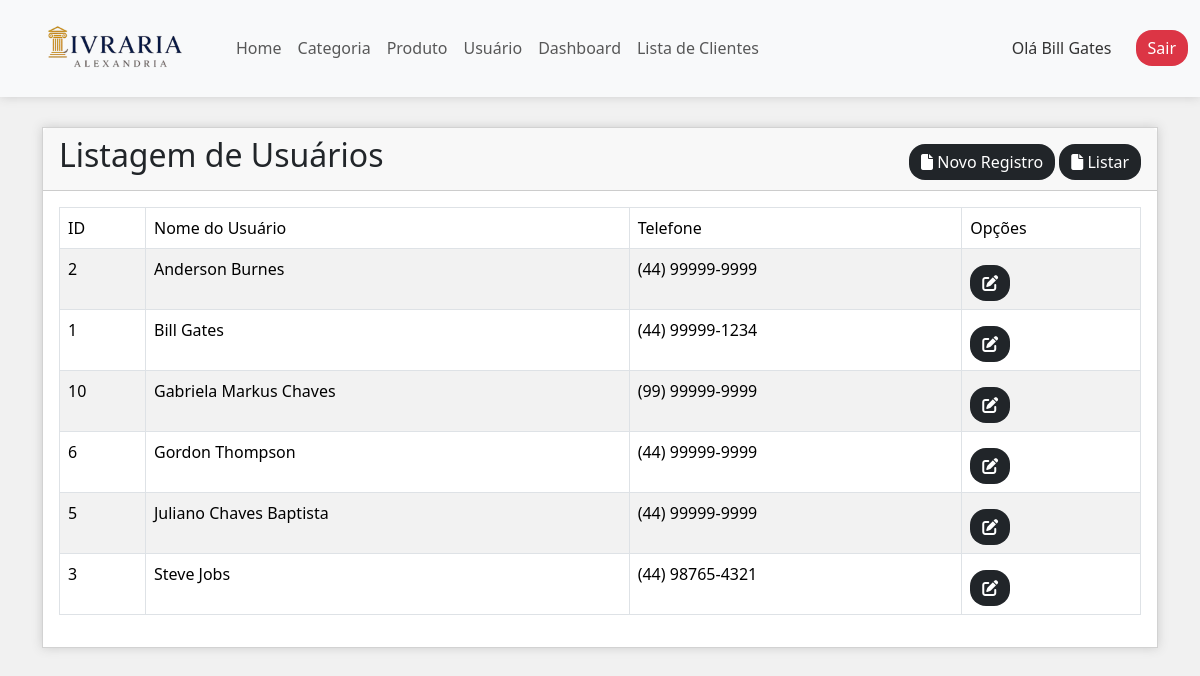
Screenshot of /public/usuario/listar (signed in) with the database file from the repository.
### tables this page shows
CREATE TABLE `usuario` (
  `id` int(11) NOT NULL,
  `nome` varchar(100) NOT NULL,
  `email` varchar(100) NOT NULL,
  `senha` varchar(200) NOT NULL,
  `telefone` varchar(25) NOT NULL,
  `ativo` enum('S','N') NOT NULL
);

### controllers/UsuarioController.php (called while the page is built, shortened)
<?php
    require "../models/Usuario.php";
    class UsuarioController {
        public function __construct()
        {
            $db = new Conexao();
            $pdo = $db->conectar();
            $this->usuario = new Usuario($pdo);
        }
        public function listar() {
            require "../views/usuario/listar.php";
        }
    }

### models/Usuario.php (called while the page is built, shortened)
<?php
    class Usuario {
        private $pdo;
        public function __construct($pdo)
        {
            $this->pdo = $pdo;
        }
            public function listar() {
            $sql = "select id, nome, telefone from usuario order by nome";
            $consulta = $this->pdo->prepare($sql);
            $consulta->execute();
            return $consulta->fetchAll(PDO::FETCH_OBJ);
        }
    }

### views/usuario/listar.php (the view, shortened to what this page needs)
<div class="container">
    <div class="card">
        <div class="card-header">
            <h2 class="float-start">Listagem de Usuários</h2>
            <div class="float-end">
                <a href="usuario" title="novo registro" class="btn btn-dark mt-2 border-0 rounded-4">
                    <i class="fas fa-file"></i> Novo Registro
                </a>
                <a href="usuario/listar" title="Listar" class="btn btn-dark mt-2 border-0 rounded-4">
                    <i class="fas fa-file"></i> Listar
                </a>
            </div>
        </div>
        <div class="card-body">
            <table class="table table-bordered table-striped">
                <thead>
                    <tr>
                        <td>ID</td>
                        <td>Nome do Usuário</td>
                        <td>Telefone</td>
                        <td>Opções</td>
                    </tr>
                </thead>
                <tbody>
                    <?php
                        $dadosUsuarios = $this->usuario->listar();
                        foreach ($dadosUsuarios as $dados) {
                            ?>
                            <tr>
                                <td><?=$dados->id?></td>
                                <td><?=$dados->nome?></td>
                                <td><?=$dados->telefone?></td>
                                <td>
                                    <a href="usuario/index/<?=$dados->id?>" class="btn btn-dark mt-2 border-0 rounded-4">
                                        <i class="fas fa-edit"></i>
                                    </a>
                                </td>
                            </tr>
                            <?php
                        }
                    ?>
                </tbody>
            </table>
        </div>
    </div>
</div>

### public/css/style.css (style rules this page uses)
body { background-color: #f1f1f1; color: #333; }
.form-control, .btn { border-radius: 0; }

### rows the page displays
usuario: id "2", nome "Anderson Burnes", telefone "(44) 99999-9999"
usuario: id "1", nome "Bill Gates", telefone "(44) 99999-1234"
usuario: id "10", nome "Gabriela Markus Chaves", telefone "(99) 99999-9999"
usuario: id "6", nome "Gordon Thompson", telefone "(44) 99999-9999"
usuario: id "5", nome "Juliano Chaves Baptista", telefone "(44) 99999-9999"
usuario: id "3", nome "Steve Jobs", telefone "(44) 98765-4321"

### other values shown
$_SESSION["alexandria"]["nome"] "Bill Gates"
